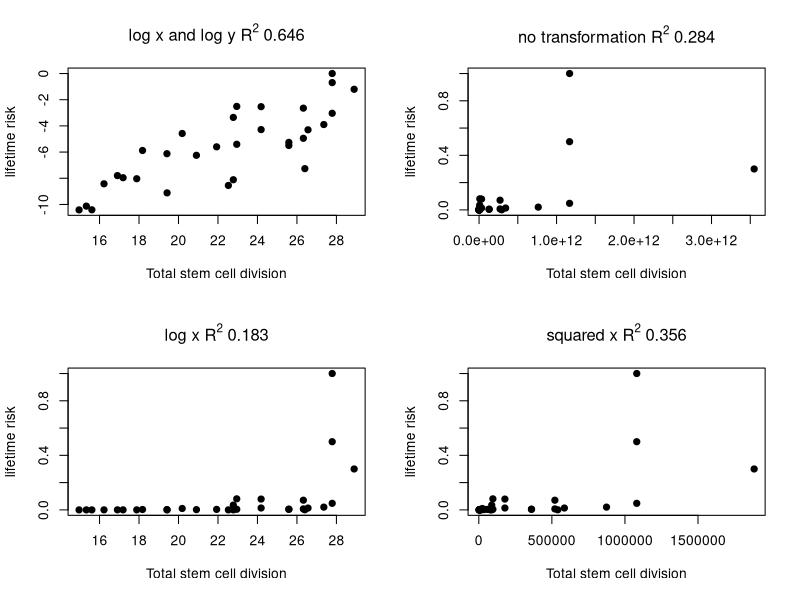

This chart was generated by the following R code:
cancer <- read.csv('data/cancer.csv')

fit0 <- lm(log(cancer$Lifetime.cancer.incidence)~log(cancer$Cumulative.number.of.divisions.of.all.stem.cells.per.lifetime..lscd.))

fit1 <- lm(cancer$Lifetime.cancer.incidence~cancer$Cumulative.number.of.divisions.of.all.stem.cells.per.lifetime..lscd.)

fit2 <- lm(cancer$Lifetime.cancer.incidence~log(cancer$Cumulative.number.of.divisions.of.all.stem.cells.per.lifetime..lscd.))

fit3 <- lm(cancer$Lifetime.cancer.incidence~sqrt(cancer$Cumulative.number.of.divisions.of.all.stem.cells.per.lifetime..lscd.))   

summary(fit0)$r.squared
summary(fit1)$r.squared
summary(fit2)$r.squared
summary(fit3)$r.squared

png('cancer.png')
par(mfrow=c(2,2))

plot(log(cancer$Lifetime.cancer.incidence)~log(cancer$Cumulative.number.of.divisions.of.all.stem.cells.per.lifetime..lscd.),pch=19,main=expression(paste('log x and log y ',R^2,' 0.646')),xlab='Total stem cell division',ylab='lifetime risk')

plot(cancer$Lifetime.cancer.incidence~cancer$Cumulative.number.of.divisions.of.all.stem.cells.per.lifetime..lscd.,pch=19,main=expression(paste('no transformation ',R^2,' 0.284')),xlab='Total stem cell division',ylab='lifetime risk')

plot(cancer$Lifetime.cancer.incidence~log(cancer$Cumulative.number.of.divisions.of.all.stem.cells.per.lifetime..lscd.),pch=19,main=expression(paste('log x ',R^2,' 0.183')),xlab='Total stem cell division',ylab='lifetime risk')

plot(cancer$Lifetime.cancer.incidence~sqrt(cancer$Cumulative.number.of.divisions.of.all.stem.cells.per.lifetime..lscd.),pch=19,main=expression(paste('squared x ',R^2,' 0.356')),xlab='Total stem cell division',ylab='lifetime risk')
dev.off()

